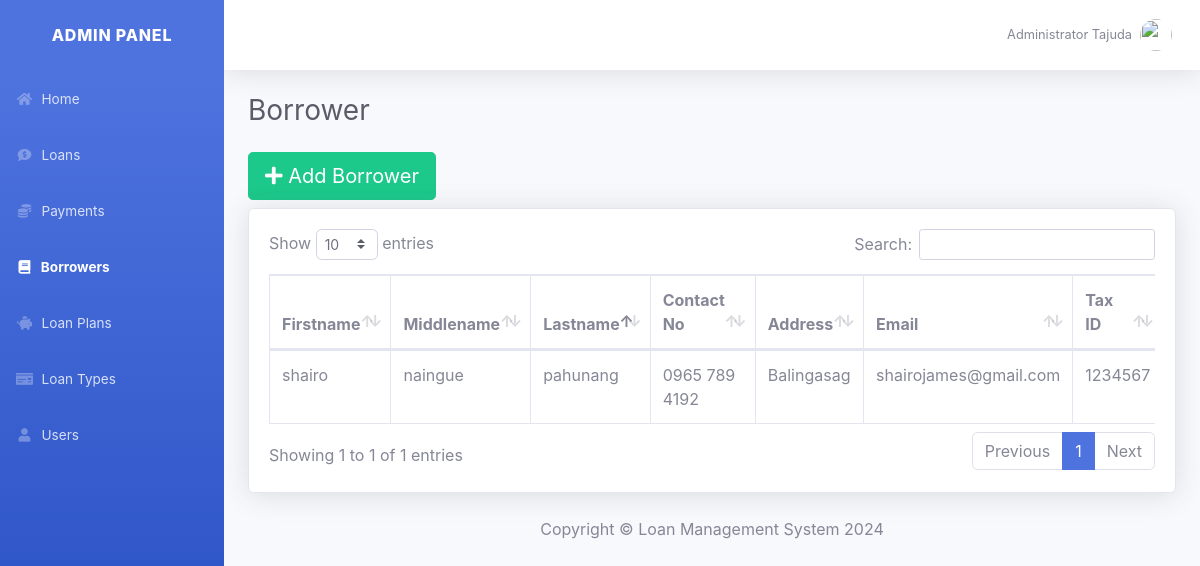
The page /borrower.php (signed in) on the database its author committed.
### tables this page shows
CREATE TABLE `user` (
  `user_id` int(11) NOT NULL,
  `username` varchar(30) NOT NULL,
  `password` varchar(30) NOT NULL,
  `firstname` text NOT NULL,
  `lastname` text NOT NULL
);

CREATE TABLE `borrower` (
  `borrower_id` int(11) NOT NULL,
  `firstname` varchar(100) NOT NULL,
  `middlename` varchar(100) NOT NULL,
  `lastname` varchar(100) NOT NULL,
  `contact_no` varchar(15) NOT NULL,
  `address` text NOT NULL,
  `email` varchar(30) NOT NULL,
  `tax_id` varchar(20) NOT NULL
);

### config.php (called while the page is built, shortened)
<?php
	class db_connect{
		public $host = db_host;
		public $user = db_user;
		public $pass = db_pass;
		public $name = db_name;
		public function connect(){
			$this->conn = new mysqli($this->host, $this->user, $this->pass, $this->name);
			return true;
		}
	}
?>

### class.php (called while the page is built, shortened)
<?php
	require_once'config.php';
	class db_class extends db_connect{
		public function user_acc($user_id){
			$query=$this->conn->prepare("SELECT * FROM `user` WHERE `user_id`='$user_id'") or die($this->conn->error);
			if($query->execute()){
				$result=$query->get_result();
				$fetch=$result->fetch_array();
				return $fetch['firstname']." ".$fetch['lastname'];
			}
		}
		public function display_borrower(){
			$query=$this->conn->prepare("SELECT * FROM `borrower`") or die($this->conn->error);
			if($query->execute()){
				$result = $query->get_result();
				return $result;
			}
		}
	}
?>

### borrower.php (the view, shortened to what this page needs)
<?php
	require_once'class.php';
	$db=new db_class();
?>
<!DOCTYPE html>
<html lang="en">
<head>
    <link href="fontawesome-free/css/all.min.css" rel="stylesheet" type="text/css">
    <link href="css/sb-admin-2.css" rel="stylesheet">
    <link href="css/dataTables.bootstrap4.css" rel="stylesheet">
</head>
<body id="page-top">
    <div id="wrapper">
        <ul class="navbar-nav bg-gradient-primary sidebar sidebar-dark accordion" id="accordionSidebar">
            <a class="sidebar-brand d-flex align-items-center justify-content-center" href="index.html">
                <div class="sidebar-brand-text mx-3">ADMIN PANEL</div>
            </a>
            <li class="nav-item">
                <a class="nav-link" href="home.php">
                    <i class="fas fa-fw fa-home"></i>
                    <span>Home</span></a>
            </li>
			<li class="nav-item">
                <a class="nav-link" href="loan.php">
                    <i class="fas fa-fw fas fa-comment-dollar"></i>
                    <span>Loans</span></a>
            </li>
			<li class="nav-item">
                <a class="nav-link" href="payment.php">
                    <i class="fas fa-fw fas fa-coins"></i>
                    <span>Payments</span></a>
            </li>
			<li class="nav-item active">
                <a class="nav-link" href="borrower.php">
                    <i class="fas fa-fw fas fa-book"></i>
                    <span>Borrowers</span></a>
            </li>
			<li class="nav-item">
                <a class="nav-link" href="loan_plan.php">
                    <i class="fas fa-fw fa-piggy-bank"></i>
                    <span>Loan Plans</span></a>
            </li>
			<li class="nav-item">
                <a class="nav-link" href="loan_type.php">
                    <i class="fas fa-fw fa-money-check"></i>
                    <span>Loan Types</span></a>
            </li>
			<li class="nav-item">
                <a class="nav-link" href="user.php">
                    <i class="fas fa-fw fa-user"></i>
                    <span>Users</span></a>
            </li>
        </ul>
        <div id="content-wrapper" class="d-flex flex-column">
            <div id="content">
                <nav class="navbar navbar-expand navbar-light bg-white topbar mb-4 static-top shadow">
                    <ul class="navbar-nav ml-auto">
                        <li class="nav-item dropdown no-arrow">
                            <a class="nav-link dropdown-toggle" href="#" id="userDropdown" role="button"
                                data-toggle="dropdown" aria-haspopup="true" aria-expanded="false">
                                <span class="mr-2 d-none d-lg-inline text-gray-600 small"><?php echo $db->user_acc($_SESSION['user_id'])?></span>
                                <img class="img-profile rounded-circle"
                                    src="image/admin_profile.svg">
                            </a>
                        </li>
                    </ul>
                </nav>
                <div class="container-fluid">
                    <div class="d-sm-flex align-items-center justify-content-between mb-4">
                        <h1 class="h3 mb-0 text-gray-800">Borrower</h1>
                    </div>
					<button class="mb-2 btn btn-lg btn-success" href="#" data-toggle="modal" data-target="#addModal"><span class="fa fa-plus"></span> Add  Borrower</button>
                    <div class="card shadow mb-4">
                        <div class="card-body">
                            <div class="table-responsive">
                                <table class="table table-bordered" id="dataTable" width="100%" cellspacing="0">
                                    <thead>
                                        <tr>
                                            <th>Firstname</th>
                                            <th>Middlename</th>
                                            <th>Lastname</th>
                                            <th>Contact No</th>
                                            <th>Address</th>
                                            <th>Email</th>
                                            <th>Tax ID</th>
                                        </tr>
                                    </thead>
                                    <tbody>
										<?php
											$tbl_borrower=$db->display_borrower();
											while($fetch=$tbl_borrower->fetch_array()){
										?>
                                        <tr>
                                            <td><?php echo $fetch['firstname']?></td>
                                            <td><?php echo $fetch['middlename']?></td>
                                            <td><?php echo $fetch['lastname']?></td>
                                            <td><?php echo $fetch['contact_no']?></td>
                                            <td><?php echo $fetch['address']?></td>
                                            <td><?php echo $fetch['email']?></td>
                                            <td><?php echo $fetch['tax_id']?></td>
                                        </tr>
										<?php
											}
										?>
                                    </tbody>
                                </table>
                            </div>
						</div>
                    </div>
				</div>
            <footer class="stocky-footer">
                <div class="container my-auto">
                    <div class="copyright text-center my-auto">
                        <span>Copyright &copy; Loan Management System <?php echo date("Y")?></span>
                    </div>
                </div>
            </footer>
        </div>
    </div>
</body>
</html>

### rows shown on the page
user: $db->user_acc($_SESSION['user_id']) "Administrator Tajuda"
borrower: firstname "shairo", middlename "naingue", lastname "pahunang", contact_no "0965 789 4192", address "Balingasag", email "shairojames@gmail.com", tax "1234567"
